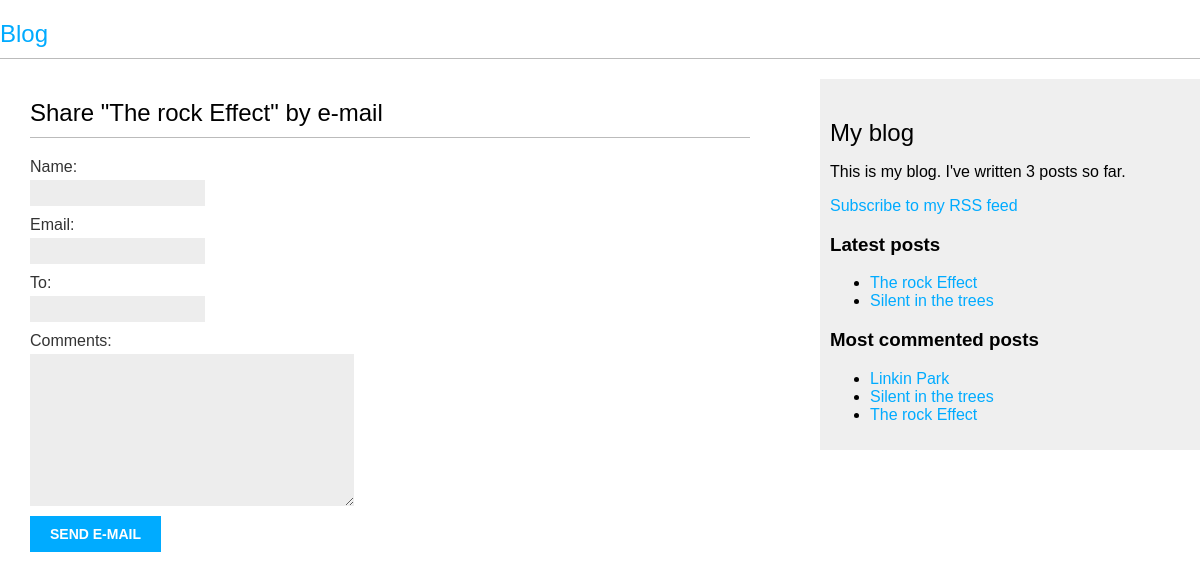
Page /3/share on the committed database.
### blog/models.py (models this page shows, shortened)
class Post(models.Model):
    STATUS_CHOICES = (('draft', 'Draft'),
    ('published', 'Published'))
    title = models.CharField(max_length=250)
    slug = models.SlugField(max_length=250,
    unique_for_date='publish')
    author = models.ForeignKey(User, on_delete=models.CASCADE, related_name='blog_posts')
    body = models.TextField()
    publish = models.DateTimeField(default=timezone.now)
    created = models.DateTimeField(auto_now_add=True)
    updated = models.DateTimeField(auto_now=True)
    status = models.CharField(max_length=10, choices=STATUS_CHOICES, default='draft')
    tags = TaggableManager()
    class Meta:
        ordering = ('-publish',)
    objects = models.Manager() # The default manager.
    published = PublishedManager() # Our custom manager.
    def get_absolute_url(self):
        return reverse('blog:post_detail',
                        args=[self.publish.year,
                        self.publish.month,
                        self.publish.day, self.slug])

### blog/views.py (the view)
# urls.py: path('<int:post_id>/share', views.post_share, name='post_share'),
def post_share(request, post_id):
    post = get_object_or_404(Post, id=post_id, status = 'published')
    sent = False
    if request.method == 'POST':
        form = EmailPostForm(request.POST)
        if form.is_valid():
            cd = form.cleaned_data
            post_url = request.build_absolute_uri(post.get_absolute_url())
            subject = f"{cd['name']} recommends you read " f"{post.title}"
            message = f"Read {post.title} at {post_url}\n\n" f"{cd['name']}\'s comments: {cd['comments']}"
            send_mail(subject, message, 'ngechamike26@gmail.com',
            [cd['to']])
            sent = True
    else:
        form = EmailPostForm()
    return render(request, 'blog/post/share.html', context= {"form": form,
                                                              "post": post,
                                                              "sent": sent})

### blog/forms.py
class EmailPostForm(forms.Form):
    name = forms.CharField(max_length=20)
    email = forms.EmailField()
    to = forms.EmailField()
    comments = forms.CharField(required=False, widget=forms.Textarea)

### blog/models.py (called while the page is built)
    def get_queryset(self):
        return super(PublishedManager, self).get_queryset().filter(status='published')

### blog/templatetags/blog_tags.py (called while the page is built)
@register.simple_tag
def total_posts():
    return Post.published.count()

@register.inclusion_tag('blog/post/latest_posts.html')
def show_latest_posts(count=5):
    latest_posts = Post.published.order_by('-publish')[:count]
    return {'latest_posts': latest_posts}

@register.simple_tag
def get_most_commented_posts(count=5):
    return Post.published.annotate(
    total_comments=Count('comments')
    ).order_by('-total_comments')[:count]

### templates/blog/post/share.html (shortened to what this page needs)
{% extends "blog/base.html" %}
{% block content %}
{% if sent %}
<h1>E-mail successfully sent</h1>
<p>"{{ post.title }}" was successfully sent to {{ form.cleaned_data.to }}.</p>
{% else %}
<h1>Share "{{ post.title }}" by e-mail</h1>
<form method="post">
{{ form.as_p }}
<input type="submit" value="Send e-mail">
</form>
{% endif %}
{% endblock %}

### templates/blog/base.html (shortened to what this page needs)
{% load blog_tags %}
{% load static %}
<!DOCTYPE html>
<html>
    <head>
        <link href="{% static 'css/blog.css' %}" rel="stylesheet">
    </head>
    <body>
    <nav class='nav'>
    <a href=" {% url 'blog:post_list' %} "><h1 id='heading'>Blog</h1></a>
        <div id="content">
            {% block content %}
            {% endblock %}
        </div>
            <div id="sidebar">
                <h2>My blog</h2>
                <p>This is my blog. I've written {% total_posts %} posts so far.</p>
                <p><a href="{% url "blog:post_feed" %}">Subscribe to my RSS feed</a></p>
                <h3>Latest posts</h3>
                {% show_latest_posts 2 %}
                <h3>Most commented posts</h3>
                {% get_most_commented_posts as most_commented_posts %}
                <ul>
                {% for post in most_commented_posts %}
                <li>
                <a href="{{ post.get_absolute_url }}">{{ post.title }}</a>
                </li>
                {% endfor %}
                </ul>
            </div>
    </body>
</html>

### templates/blog/post/latest_posts.html
<ul>
{% for post in latest_posts %}
<li>
<a href="{{ post.get_absolute_url }}">{{ post.title }}</a>
</li>
{% endfor %}
</ul>

### blog/static/css/blog.css (style rules this page uses)
body { margin:0; padding:0; font-family:helvetica, sans-serif; }
a { color:#00abff; text-decoration:none; }
h1 { font-weight:normal; border-bottom:1px solid #bbb; padding:0 0 10px 0; }
h2 { font-weight:normal; margin:30px 0 0; }
#content { float:left; width:60%; padding:0 0 0 30px; }
#sidebar { float:right; width:30%; padding:10px; background:#efefef; height:100%; }
label { float:left; clear:both; color:#333; margin-bottom:4px; }
input, textarea { clear:both; float:left; margin:0 0 10px; background:#ededed; border:0; padding:6px 10px; font-size:12px; }
input[type=submit] { font-weight:bold; background:#00abff; color:#fff; padding:10px 20px; font-size:14px; text-transform:uppercase; }

### rows in the picture
Post: title "The rock Effect"
Post: title "Silent in the trees"
Post: title "Linkin Park"
